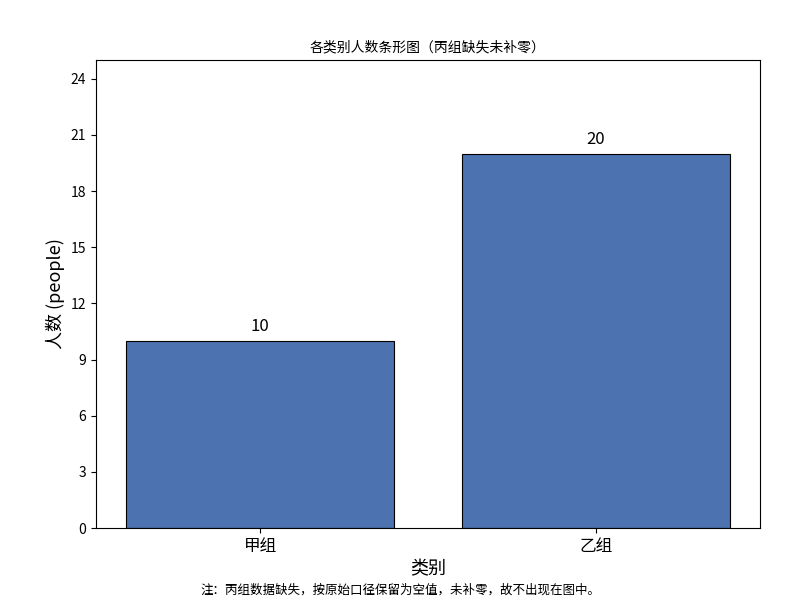

The Python source for this figure:
import os
os.environ['OPENBLAS_NUM_THREADS'] = '1'
os.environ['OMP_NUM_THREADS'] = '1'
os.environ['MPLBACKEND'] = 'Agg'
os.environ['MPLCONFIGDIR'] = '/tmp/workspacex-matplotlib'
from pathlib import Path
config_dir = Path(os.environ['MPLCONFIGDIR'])
config_dir.mkdir(exist_ok=True)
fontconfig = config_dir / 'fonts.conf'
fontconfig.write_text('<fontconfig><dir>/usr/share/fonts</dir><cachedir>/tmp/workspacex-font-cache</cachedir></fontconfig>')
os.environ['FONTCONFIG_FILE'] = str(fontconfig)

import pandas as pd
import numpy as np
import matplotlib
import matplotlib.pyplot as plt
from matplotlib import font_manager
from PIL import Image

font_manager.fontManager.addfont('/usr/share/fonts/workspacex/analysis/AnalysisSans.ttf')
font = font_manager.FontProperties(fname='/usr/share/fonts/workspacex/analysis/AnalysisSans.ttf')
plt.rcParams['font.family'] = font.get_name()
plt.rcParams['axes.unicode_minus'] = False
plt.rcParams['pdf.fonttype'] = 42

# === Reproducibility metadata ===
INPUT_PATH = '/inputs/ddec2a93133f64101cabf1c40cd39a26829deb4a82ab0e63844d7fe280ab591d/counts.txt'
INPUT_SHA256 = 'a533500c66faa53e64578d54b169ea3d42ab11cb16a17732ffba20f9fc68d8b6'
OUTPUT_PNG = '/workspace/chart.png'
TARGET_W, TARGET_H = 800, 600
DPI = 100
UNIT = 'people'
MISSING_POLICY = 'keep_missing_no_fill_zero'

# === Read data ===
df = pd.read_csv(INPUT_PATH, dtype={'category': str, 'count': str}, comment='U')
print("Raw dataframe:")
print(df.to_string(index=False))
print(f"Rows: {len(df)}, Columns: {list(df.columns)}")

# Parse count: empty string stays NaN, never fill with zero
df['count_numeric'] = pd.to_numeric(df['count'], errors='coerce')
missing_mask = df['count_numeric'].isna()
valid_mask = ~missing_mask

print(f"\nValid rows: {valid_mask.sum()}, Missing rows: {missing_mask.sum()}")
for _, row in df.iterrows():
    status = 'MISSING' if pd.isna(row['count_numeric']) else f"value={int(row['count_numeric'])}"
    print(f"  {row['category']}: {status}")

# === Bar chart ===
fig, ax = plt.subplots(figsize=(TARGET_W / DPI, TARGET_H / DPI), dpi=DPI)

valid_df = df[valid_mask].reset_index(drop=True)
categories = valid_df['category'].tolist()
values = valid_df['count_numeric'].astype(int).tolist()

x_pos = np.arange(len(categories))
bars = ax.bar(x_pos, values, color='#4C72B0', edgecolor='black', linewidth=0.8)

# Value labels on bars
for bar, val in zip(bars, values):
    ax.text(bar.get_x() + bar.get_width() / 2, bar.get_height() + 0.3,
            str(val), ha='center', va='bottom', fontsize=12, fontproperties=font)

ax.set_ylabel(f'人数 ({UNIT})', fontsize=13, fontproperties=font)
ax.set_xlabel('类别', fontsize=13, fontproperties=font)
ax.set_title('各类别人数条形图（丙组缺失未补零）', fontsize=14, fontproperties=font)
ax.set_ylim(0, max(values) * 1.25 if values else 10)
ax.yaxis.set_major_locator(plt.MaxNLocator(integer=True))

ax.set_xticks(x_pos)
ax.set_xticklabels(categories, fontproperties=font, fontsize=12)
for label in ax.get_yticklabels():
    label.set_fontproperties(font)

# Note about missing group
note = '注：丙组数据缺失，按原始口径保留为空值，未补零，故不出现在图中。'
fig.text(0.5, 0.01, note, ha='center', fontsize=9, fontproperties=font, style='italic')

# Save without bbox_inches='tight' to preserve exact figure size
fig.subplots_adjust(left=0.12, right=0.95, top=0.90, bottom=0.12)
fig.savefig(OUTPUT_PNG, dpi=DPI, facecolor='white')
plt.close(fig)

# Resize to exact 800x600 if needed (nearest-neighbor to avoid interpolation artifacts)
img = Image.open(OUTPUT_PNG)
if img.size != (TARGET_W, TARGET_H):
    print(f"Resizing from {img.size} to {(TARGET_W, TARGET_H)}")
    img = img.resize((TARGET_W, TARGET_H), Image.LANCZOS)
    img.save(OUTPUT_PNG)

# Final verification
final_img = Image.open(OUTPUT_PNG)
assert final_img.size == (TARGET_W, TARGET_H), f"Final size mismatch: {final_img.size}"
size_bytes = Path(OUTPUT_PNG).stat().st_size
print(f"\nChart saved: {OUTPUT_PNG} ({size_bytes} bytes, {final_img.size[0]}x{final_img.size[1]})")
print(f"Libraries: matplotlib={matplotlib.__version__}, pandas={pd.__version__}, numpy={np.__version__}")
print("Done.")
